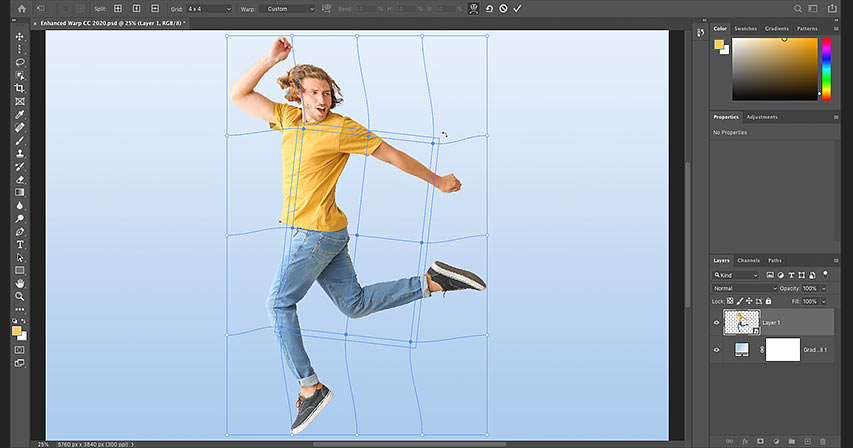
#> input picture resources/warp.jpg, 853 x 448 px
$ python opencv_18.py
#> lines starting #> are read from the running program, lines starting #| are printed output that depends on the picture
# How to change the perspective of an image using opencv

import cv2 as cv
import numpy as np

image=cv.imread("resources/warp.jpg")
#> image is the input picture: shape (448, 853, 3); mean B, G, R 180.3, 168.3, 157.3
print(image.shape)
#| (448, 853, 3)

# defining points
point1=np.float32([[111,219],[287,188],[154,482],[352,440]])

width,height=448,853
point2=np.float32([[0,0],[800,0],[0,height],[width,height]])

matrix=cv.getPerspectiveTransform(point1,point2)
out_img=cv.warpPerspective(image,matrix,(width,height))
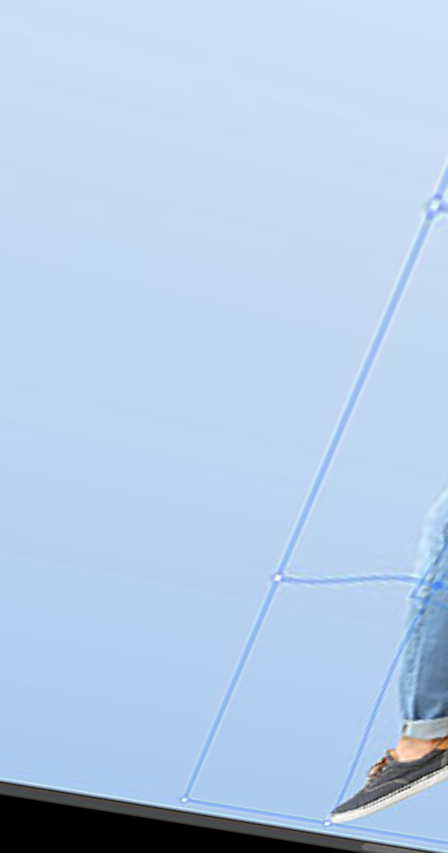
#> out_img: shape (853, 448, 3); mean B, G, R 230.5, 204, 181.5

cv.imshow("Original",image)
cv.imshow("transformed",out_img)
cv.imwrite("resources/warp_perspective.jpg",out_img)
cv.waitKey(0)
cv.destroyAllWindows()

$ run again, with resources/image.jpg copied over resources/warp.jpg
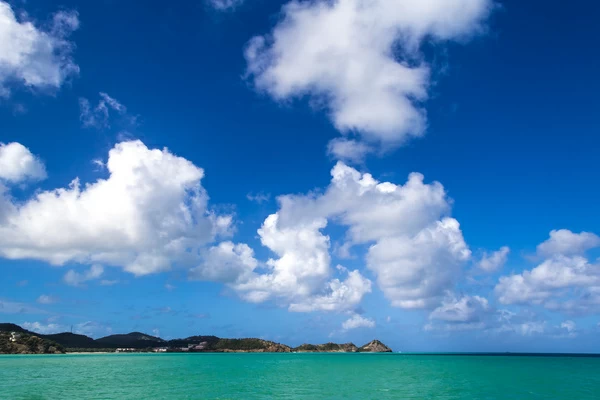
#> input picture resources/image.jpg, 600 x 400 px
#> image is the input picture: shape (400, 600, 3); mean B, G, R 178.6, 130.9, 74.6
#| (400, 600, 3)
#> `out_img=cv.warpPerspective(image,matrix,(width,height))`:
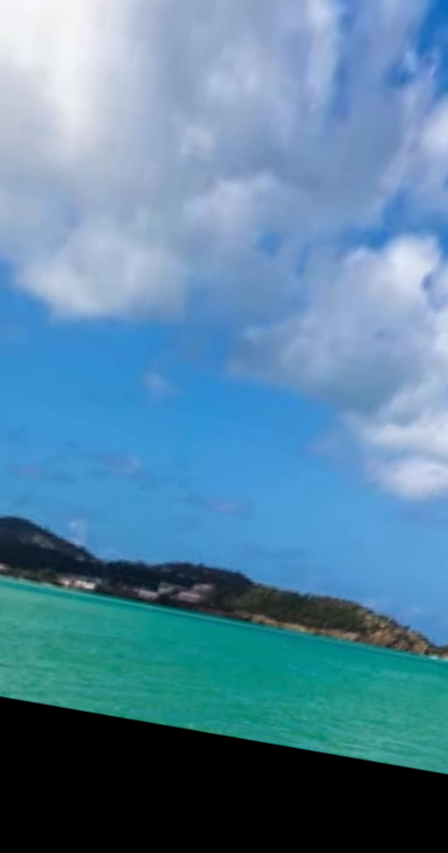
#> out_img: shape (853, 448, 3); mean B, G, R 161.6, 132.7, 87.1
